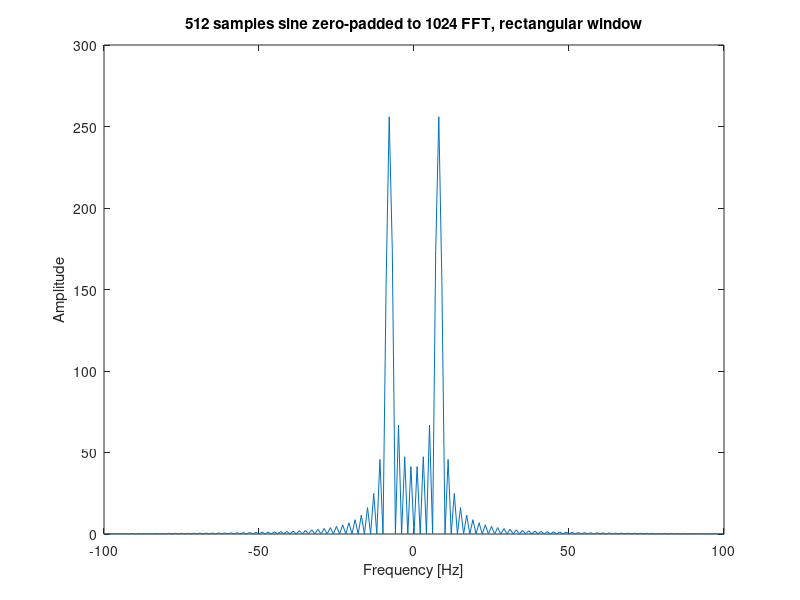
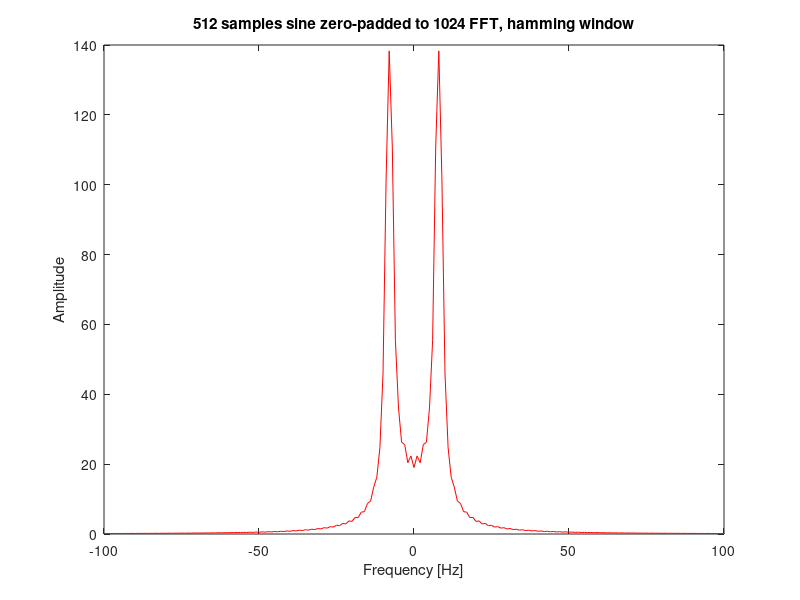
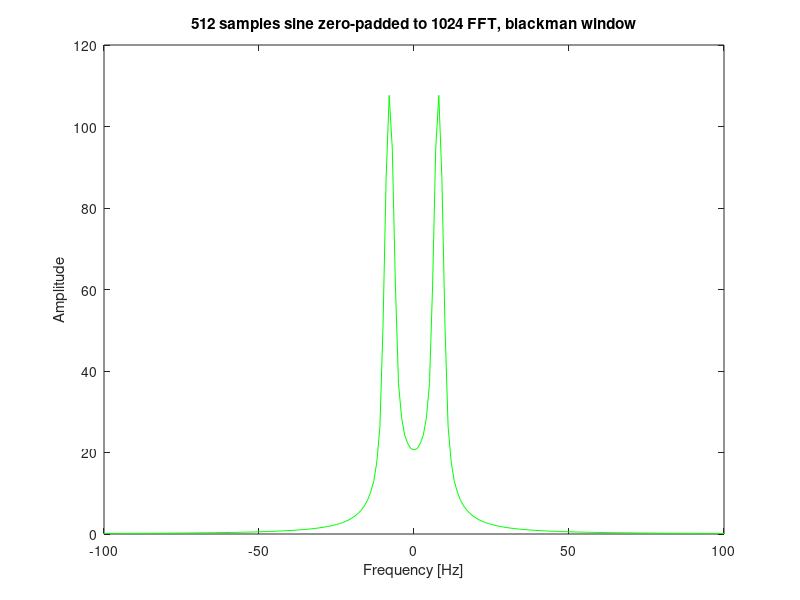
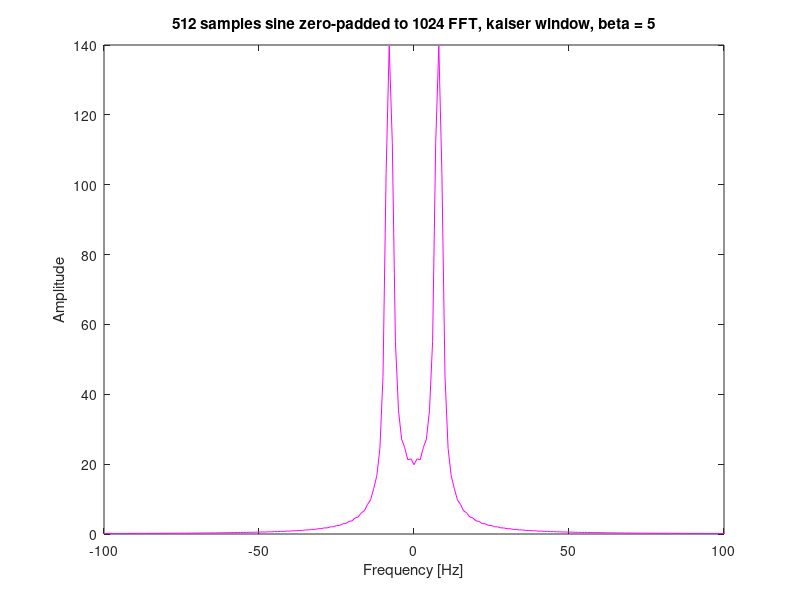

These charts were generated, in order, by the following MATLAB code:
fs = 1024;
dt = 1/fs;
time = 0.5;
% fs * t = 1024 * 0.5 = 512 samples
t = 0:dt:(time-dt); 
f = 8; % 8 Hz, so we should see 4 periods
x = sin(2*pi*f*t); %+ sin(2*pi*5*f*t);
x = [x, zeros(1, 512)];

% zero-padded sine, no window
y = fftshift(abs(fft(x)));
n1 = length(x);
f0 = (-n1/2:n1/2 - 1)*(fs/n1);
figure;
plot(f0, y);
title('512 samples sine zero-padded to 1024 FFT, rectangular window');
xlim([-100 100]);
xlabel('Frequency [Hz]');
ylabel('Amplitude');

% hamming
xhm = x.*hamming(length(x), 'periodic')';
y = fftshift(abs(fft(xhm)));
figure;
plot(f0, y, '-r');
title('512 samples sine zero-padded to 1024 FFT, hamming window');
xlim([-100 100]);
xlabel('Frequency [Hz]');
ylabel('Amplitude');

% blackman
xb = x.*blackman(length(x), 'periodic')';
y = fftshift(abs(fft(xb)));
figure;
plot(f0, y, '-g');
title('512 samples sine zero-padded to 1024 FFT, blackman window');
xlim([-100 100]);
xlabel('Frequency [Hz]');
ylabel('Amplitude');

% kaiser
xk = x.*kaiser(length(x), 5)';
y = fftshift(abs(fft(xk)));
figure;
plot(f0, y, '-m');
title('512 samples sine zero-padded to 1024 FFT, kaiser window, beta = 5');
xlim([-100 100]);
xlabel('Frequency [Hz]');
ylabel('Amplitude');





